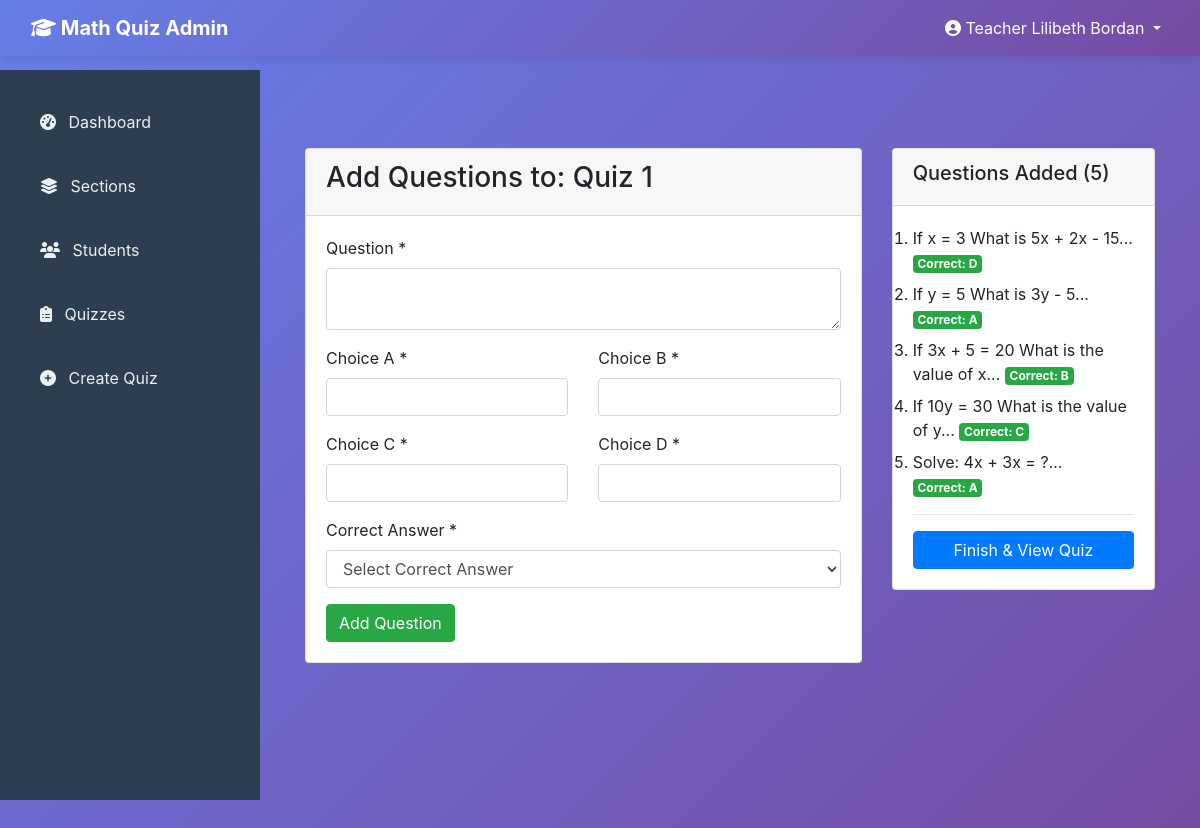
The app's page /views/admin/quiz-builder.php?id=1 (signed in) with its own data.
### tables this page shows
CREATE TABLE `quizzes` (
  `id` int(11) NOT NULL,
  `title` varchar(200) NOT NULL,
  `date` date NOT NULL,
  `topic` varchar(100) DEFAULT NULL,
  `instructions` text DEFAULT NULL,
  `share_code` varchar(50) NOT NULL,
  `created_by` int(11) NOT NULL,
  `status` enum('active','inactive','archived') DEFAULT 'active',
  `created_at` timestamp NOT NULL DEFAULT current_timestamp(),
  `updated_at` timestamp NOT NULL DEFAULT current_timestamp() ON UPDATE current_timestamp()
);

CREATE TABLE `questions` (
  `id` int(11) NOT NULL,
  `quiz_id` int(11) NOT NULL,
  `question_text` text NOT NULL,
  `choice_a` varchar(255) NOT NULL,
  `choice_b` varchar(255) NOT NULL,
  `choice_c` varchar(255) NOT NULL,
  `choice_d` varchar(255) NOT NULL,
  `correct_answer` enum('A','B','C','D') NOT NULL,
  `question_order` int(11) DEFAULT 0,
  `created_at` timestamp NOT NULL DEFAULT current_timestamp()
);

### config/config.php (called while the page is built, shortened)
<?php
class Database {
    private static $instance = null;
    private $conn;
    private function __construct() {
        try {
            $this->conn = new PDO(
                "mysql:host=" . DB_HOST . ";dbname=" . DB_NAME,
                DB_USER,
                DB_PASS,
                array(
                    PDO::ATTR_ERRMODE => PDO::ERRMODE_EXCEPTION,
                    PDO::ATTR_DEFAULT_FETCH_MODE => PDO::FETCH_ASSOC,
                    PDO::MYSQL_ATTR_INIT_COMMAND => "SET NAMES utf8"
                )
            );
        } catch(PDOException $e) {
            die("Connection failed: " . $e->getMessage());
        }
    }
    public static function getInstance() {
        if(!self::$instance) {
            self::$instance = new Database();
        }
        return self::$instance;
    }
    public function getConnection() {
        return $this->conn;
    }
}
?>

### models/Quiz.php (called while the page is built, shortened)
<?php
class Quiz {
    private $db;
    public function __construct() {
        $this->db = Database::getInstance()->getConnection();
    }
    public function getById($id) {
        $stmt = $this->db->prepare("SELECT * FROM quizzes WHERE id = ?");
        $stmt->execute([$id]);
        return $stmt->fetch();
    }
    public function getQuestions($quizId) {
        $stmt = $this->db->prepare("SELECT * FROM questions WHERE quiz_id = ? ORDER BY question_order, id");
        $stmt->execute([$quizId]);
        return $stmt->fetchAll();
    }
}
?>

### views/admin/quiz-builder.php (the view, shortened to what this page needs)
<?php
require_once '../../config/config.php';
require_once '../../models/Quiz.php';
include '../../includes/header.php';
$quizId = isset($_GET['id']) ? intval($_GET['id']) : 0;
$quiz = new Quiz();
$quizData = $quiz->getById($quizId);
$questions = $quiz->getQuestions($quizId);
?>
<?php
include '../../includes/admin-layout.php';
?>
<body>
    <div class="container mt-5">
        <div class="row">
            <div class="col-md-8">
                <div class="card mb-4">
                    <div class="card-header">
                        <h3>Add Questions to: <?php echo $quizData['title']; ?></h3>
                    </div>
                    <div class="card-body">
                        <form method="POST">
                            <div class="form-group">
                                <label>Question *</label>
                                <textarea name="question_text" class="form-control" rows="2" required></textarea>
                            </div>
                            <div class="row">
                                <div class="col-md-6">
                                    <div class="form-group">
                                        <label>Choice A *</label>
                                        <input type="text" name="choice_a" class="form-control" required>
                                    </div>
                                </div>
                                <div class="col-md-6">
                                    <div class="form-group">
                                        <label>Choice B *</label>
                                        <input type="text" name="choice_b" class="form-control" required>
                                    </div>
                                </div>
                            </div>
                            <div class="row">
                                <div class="col-md-6">
                                    <div class="form-group">
                                        <label>Choice C *</label>
                                        <input type="text" name="choice_c" class="form-control" required>
                                    </div>
                                </div>
                                <div class="col-md-6">
                                    <div class="form-group">
                                        <label>Choice D *</label>
                                        <input type="text" name="choice_d" class="form-control" required>
                                    </div>
                                </div>
                            </div>
                            <div class="form-group">
                                <label>Correct Answer *</label>
                                <select name="correct_answer" class="form-control" required>
                                    <option value="">Select Correct Answer</option>
                                </select>
                            </div>
                            <button type="submit" name="add_question" class="btn btn-success">Add Question</button>
                        </form>
                    </div>
                </div>
            </div>
            <div class="col-md-4">
                <div class="card">
                    <div class="card-header">
                        <h5>Questions Added (<?php echo count($questions); ?>)</h5>
                    </div>
                    <div class="card-body">
                        <?php if(empty($questions)): ?>
                            <p class="text-muted">No questions yet</p>
                        <?php else: ?>
                            <ol>
                                <?php foreach($questions as $q): ?>
                                    <li class="mb-2">
                                        <?php echo substr($q['question_text'], 0, 50); ?>...
                                        <span class="badge badge-success">Correct: <?php echo $q['correct_answer']; ?></span>
                                    </li>
                                <?php endforeach; ?>
                            </ol>
                        <?php endif; ?>
                        <hr>
                        <a href="<?php echo APP_URL; ?>/views/admin/view-quiz.php?id=<?php echo $quizId; ?>" class="btn btn-primary btn-block">Finish & View Quiz</a>
                    </div>
                </div>
            </div>
        </div>
    </div>
</body>
</html>

### assets/css/student-style.css (style rules this page uses)
:root { --primary: #667eea; --secondary: #764ba2; --success: #10b981; --danger: #ef4444; --warning: #f59e0b; --info: #3b82f6; --light: #f8f9fa; --dark: #2c3e50; }
* { margin: 0; padding: 0; box-sizing: border-box; }
body { font-family: 'Segoe UI', Tahoma, Geneva, Verdana, sans-serif; background: linear-gradient(135deg, #667eea 0%, #764ba2 100%); min-height: 100vh; }
.form-control { border-radius: 12px; padding: 15px; border: 2px solid #e5e7eb; transition: all 0.3s; font-size: 16px; }

### includes/header.php (style rules this page uses)
.btn { border-radius: 8px; font-weight: 600; transition: all 0.3s; }

### includes/admin-layout.php (style rules this page uses)
body { background: linear-gradient(135deg, #667eea 0%, #764ba2 100%); min-height: 100vh; }

### records on screen
quizzes: title "Quiz 1"
questions: question_text "If x = 3 What is 5x + 2x - 15", correct_answer "D"
questions: question_text "If y = 5 What is 3y - 5", correct_answer "A"
questions: question_text "If 3x + 5 = 20 What is the value of x", correct_answer "B"
questions: question_text "If 10y = 30 What is the value of y", correct_answer "C"
questions: question_text "Solve: 4x + 3x = ?", correct_answer "A"

### other values on screen
$_SESSION['admin_name'] "Teacher Lilibeth Bordan"
count($questions) "5"
